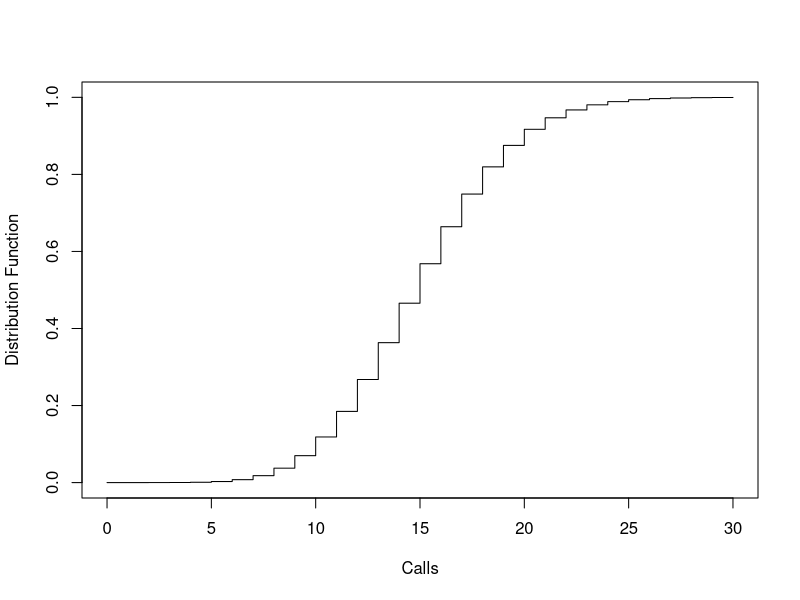
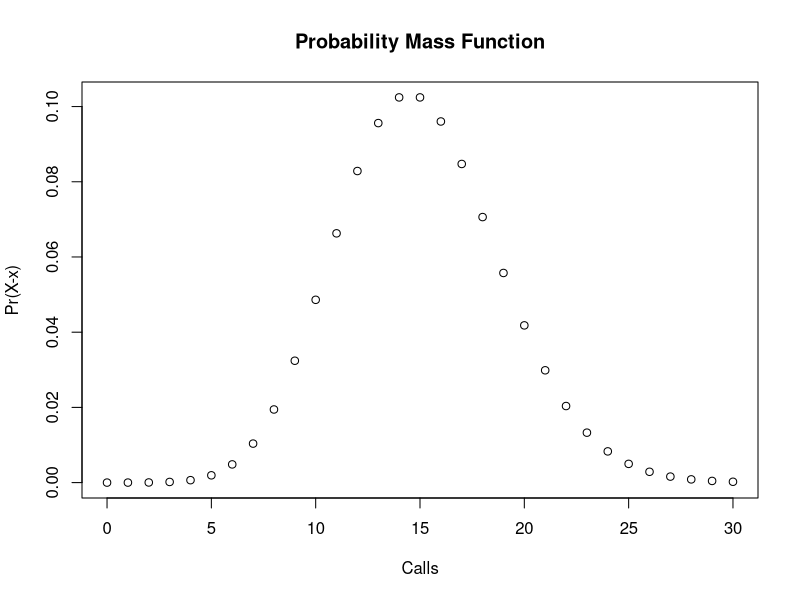
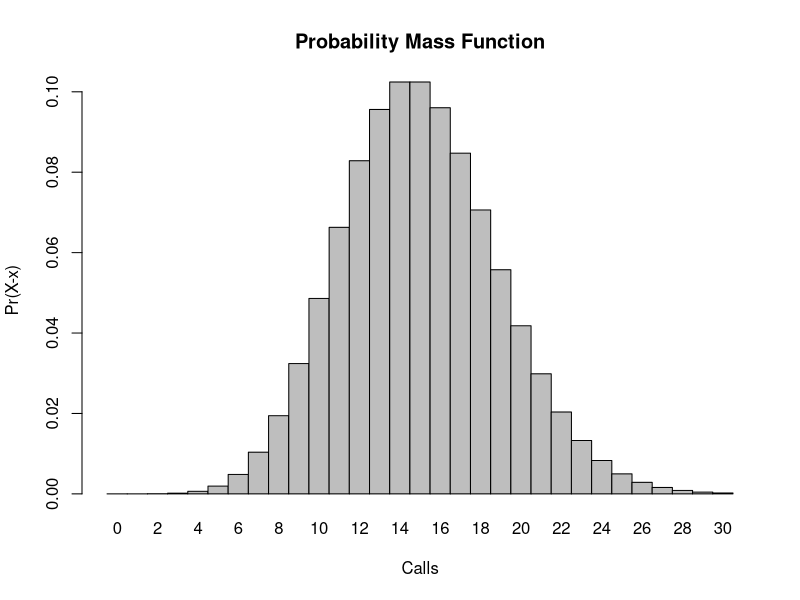
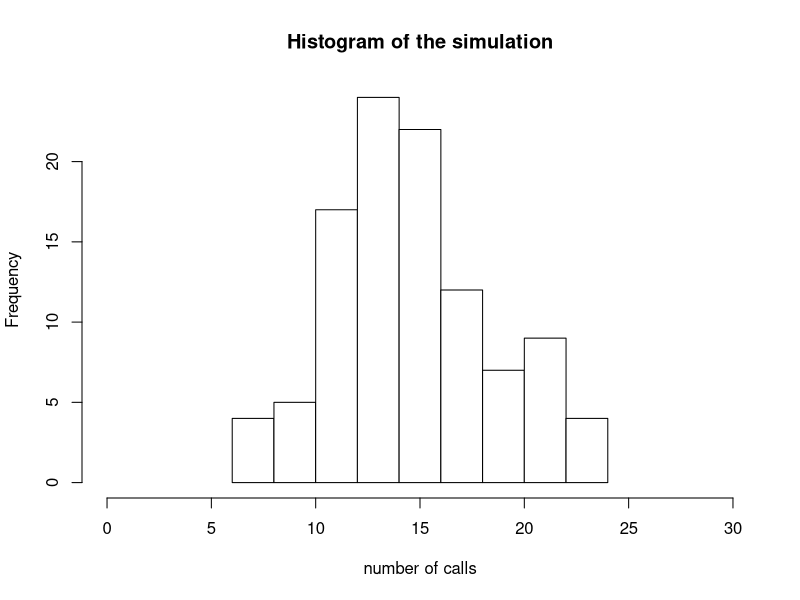

Source code (R) for these figures, in order:
## ---- chunk 1
knitr::opts_chunk$set(echo = TRUE)
## ---- chunk 2
prob <-ppois (8, lambda = 15, lower.tail = FALSE)
prob
## ---- chunk 3
prob <-dpois(x=0, lambda = 15)
prob
## ---- chunk 4
prob <-dpois(x=3, lambda =15)
prob
## ---- chunk 5
#Plotting distribution functions
rv <- 0:30
fs <- ppois (rv, lambda =15)
plot (rv, fs, type ="s", xlab = "Calls", ylab = "Distribution Function")

#Plotting probability Mass Functions - first option
ys <- 0:30
fs <- dpois (ys,lambda = 15)
plot(ys, fs, xlab = "Calls", ylab = "Pr(X-x)", main = "Probability Mass Function")

#Plotting probability Mass functions - second option
x <- 0:30
l = 15
probset<- dpois (x=x,lambda = 15)
barplot(probset,names.arg=x,space = 0,xlab = "Calls", ylab="Pr(X-x)", main="Probability Mass Function")
## ---- chunk 6
sim <-rpois(104, lambda = 15)
sim
summary(sim)
## ---- chunk 7
hist(sim, xlim = c(0,30), main = "Histogram of the simulation", col = "white", xlab = "number of calls")
